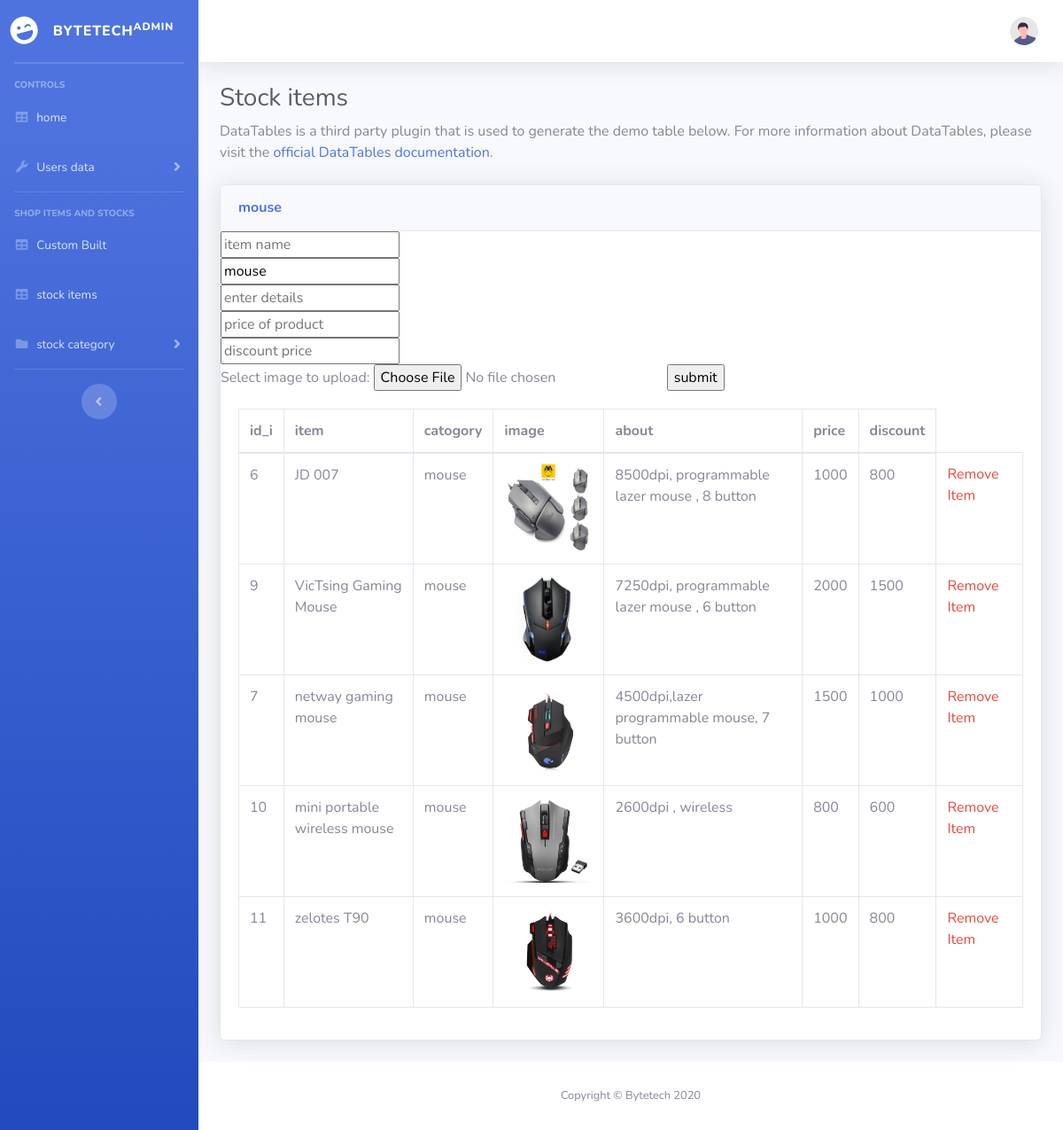
/admin/mouse.php, run on the app's committed database.
### tables this page shows
CREATE TABLE IF NOT EXISTS `stock_items` (
  `id_i` int(11) NOT NULL AUTO_INCREMENT,
  `cat` varchar(20) NOT NULL,
  `item` varchar(50) DEFAULT NULL,
  `image` varchar(200) DEFAULT NULL,
  `about` varchar(200) NOT NULL,
  `price` int(10) DEFAULT NULL,
  `discount` int(10) DEFAULT NULL,
  PRIMARY KEY (`id_i`)
);

### admin/mouse.php (the view, shortened to what this page needs)
<?php
include('includes/header.php');
include('includes/navebar.php');
?>
        <div id="content-wrapper" class="d-flex flex-column">
            <div id="content">
                <nav class="navbar navbar-expand navbar-light bg-white topbar mb-4 static-top shadow">
 <ul class="navbar-nav ml-auto">
<li class="nav-item dropdown no-arrow">
    <a class="nav-link dropdown-toggle" href="#" id="userDropdown" role="button"
        data-toggle="dropdown" aria-haspopup="true" aria-expanded="false">
        <img class="img-profile rounded-circle"
            src="img/undraw_profile.svg">
    </a>
</li>
</ul>
</nav>
                <div class="container-fluid">
                    <h1 class="h3 mb-2 text-gray-800">Stock items</h1>
                    <p class="mb-4">DataTables is a third party plugin that is used to generate the demo table below.
                        For more information about DataTables, please visit the <a target="_blank"
                            href="https://datatables.net">official DataTables documentation</a>.</p>
                            <?php
        $db = mysqli_connect("localhost", "root", "", "bytetech");
  $result = mysqli_query($db, "SELECT * FROM stock_items WHERE cat='mouse'");
?>
                    <div class="card shadow mb-4">
                        <div class="card-header py-3">
                            <h6 class="m-0 font-weight-bold text-primary">mouse</h6>
                        </div>
                        <div>
                        <form action="stock.php" method="post" enctype="multipart/form-data">
                        <input type="text" name="item" placeholder="item name"><br>
                        <input type="text" name="cat" value="mouse" placeholder="catogory name"><br>
                        <input type="text" name="about" placeholder="enter details"><br>
                        <input type="text" name="price" placeholder="price of product"><br>
                        <input type="text" name="discount" placeholder="discount price"><br>
                        Select image to upload:
                         <input type="file" name="image" id="fileToUpload">
                        <input type="submit" value="submit" name="upload">
                        </form>
                        </div>
                        <div class="card-body">
                            <div class="table-responsive">
                                <table class="table table-bordered" id="dataTable" width="100%" cellspacing="0">
                                    <thead>
                                        <tr>
                                            <th>id_i</th>
                                            <th>item</th>
                                            <th>catogory</th>
                                            <th>image</th>
                                            <th>about</th>
                                            <th>price</th>
                                            <th>discount</th>
                                        </tr>
                                    </thead>
                                    <?php
                                    while($row = mysqli_fetch_array($result))
                                        {
                                            echo "<tr>";
                                            echo "<td>".$row['id_i']."</td>";
                                            echo "<td>".$row['item']."</td>";
                                            echo "<td>".$row['cat']."</td>";
                                            echo "<td>";
                                            echo "<img src='../img/".$row['image'] . "' style='width:100px;' >";
                                            echo "</td>";
                                            echo "<td>".$row['about']."</td>";
                                            echo "<td>".$row['price']."</td>";
                                            echo "<td>".$row['discount']."</td>";?>
                                            <td><a href="delete.php?id_i=<?php echo $row["id_i"]  ?>"><span class="text-danger">Remove Item</span></a></td>
                                            <?php
                                            echo "</tr>";
                                        }
                                    ?>
                                </table>
                            </div>
                        </div>
                    </div>
                </div>
            </div>
<?php
include('includes/footer.php');
?>

### data on the page
stock_items: id_i "6", item "JD 007", cat "mouse", image (picture), about "8500dpi, programmable lazer mouse , 8 button", price "1000", discount "800"
stock_items: id_i "9", item "VicTsing Gaming Mouse", cat "mouse", image (picture), about "7250dpi, programmable lazer mouse , 6 button", price "2000", discount "1500"
stock_items: id_i "7", item "netway gaming mouse", cat "mouse", image (picture), about "4500dpi,lazer programmable mouse, 7 button", price "1500", discount "1000"
stock_items: id_i "10", item "mini portable wireless mouse", cat "mouse", image (picture), about "2600dpi , wireless", price "800", discount "600"
stock_items: id_i "11", item "zelotes T90", cat "mouse", image (picture), about "3600dpi, 6 button", price "1000", discount "800"
